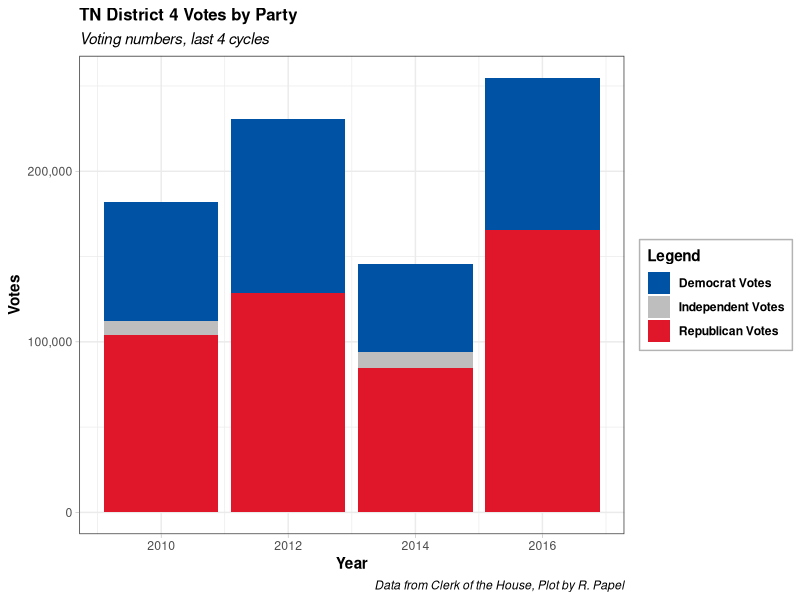
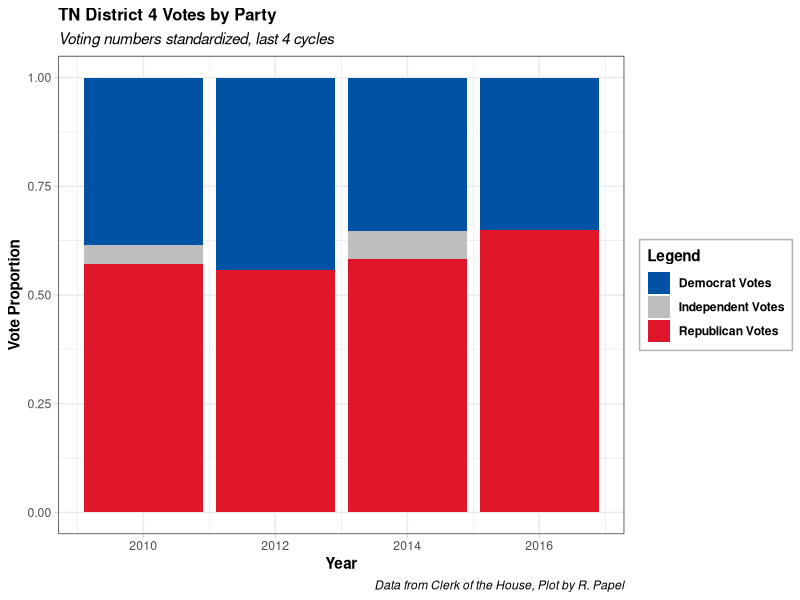

Write the R code that produced these figures, in order.
#' ---------
#' Title: TN District 4
#' Subtitle: Can Mariah Phillips Win?
#' Date: July 2018
#' Author: Robert Papel
#' ---------

#'###### -------------**Libraries**---------------------- ######

library(tidyverse)

#'###### -------------**Loading Past Election Data**---------- ######

# Compile 3 election years of party voting in TN District 4:
# Combine 3 election years of data into a tibble, from:
# http://history.house.gov/Institution/Election-Statistics/Election-Statistics/

District_4 <- tibble("Year" = c(2010, 2012, 2014, 2016),
                     "Republican Votes" = c(103969, 128568, 84815, 165796),
                     "Democrat Votes" = c(70254, 102222, 51357, 89141),
                     "Independent Votes" = c(7968, 0, 9246, 0))

# Visualization not standardized on a percent scale
votes_numbers <- District_4 %>%
  mutate(Year = as.Date(paste0(Year, "/01/01"))) %>%
  gather(key, VoteCount, -Year) %>%
  ggplot(aes(Year, VoteCount, fill = key)) +
  geom_bar(stat = "identity") + 
  scale_fill_manual(values = c("#0052A5", "gray", "#E0162B")) +
  # coord_flip() +
  theme_bw() +
  labs(
    title = "TN District 4 Votes by Party",
    subtitle = "Voting numbers, last 4 cycles",
    x = "Year",
    y = "Votes",
    caption = "Data from Clerk of the House, Plot by R. Papel") +
  theme(
    plot.title = element_text(face = "bold", size = 12),
    plot.caption = element_text(face = "italic"),
    plot.subtitle = element_text(face = "italic"),
    axis.ticks = element_line(colour = "grey70", size = 0.2),
    legend.text = element_text(face = "bold"),
    legend.title = element_text(face = "bold"),
    legend.background = element_rect(color = "grey70"), 
    axis.title.y = element_text(size = 11, face = "bold", color = "black"),
    axis.title.x = element_text(size = 11, face = "bold", color = "black")
  ) +
  guides(fill = guide_legend(title = "Legend")) +
  scale_y_continuous(labels = scales::comma)

# Graph with position = "fill"
votes_standardized <- District_4 %>%
  mutate(Year = as.Date(paste0(Year, "/01/01"))) %>%
  gather(key, VoteCount, -Year) %>%
  ggplot(aes(Year, VoteCount, fill = key)) +
  geom_bar(stat = "identity", position = "fill") + 
  scale_fill_manual(values = c("#0052A5", "gray", "#E0162B")) +
  # coord_flip() +
  theme_bw() +
  labs(
    title = "TN District 4 Votes by Party",
    subtitle = "Voting numbers standardized, last 4 cycles",
    x = "Year",
    y = "Vote Proportion",
    caption = "Data from Clerk of the House, Plot by R. Papel") +
  theme(
    plot.title = element_text(face = "bold", size = 12),
    plot.caption = element_text(face = "italic"),
    plot.subtitle = element_text(face = "italic"),
    axis.ticks = element_line(colour = "grey70", size = 0.2),
    legend.text = element_text(face = "bold"),
    legend.title = element_text(face = "bold"),
    legend.background = element_rect(color = "grey70"), 
    axis.title.y = element_text(size = 11, face = "bold", color = "black"),
    axis.title.x = element_text(size = 11, face = "bold", color = "black")
  ) +
  guides(fill = guide_legend(title = "Legend")) 


#'###### ---------------**ggsave**-------------------- ######

ggsave(votes_numbers, file = "/Users/robertpapel/Documents/Personal_R_Stuff/election-stuff/Plots (ggsave)/votes_numbers_July9.png", 
       device = "png",
       width = 10,
       height = 7)

ggsave(votes_standardized, file = "/Users/robertpapel/Documents/Personal_R_Stuff/election-stuff/Plots (ggsave)/votes_standardized_July9.png", 
       device = "png",
       width = 10,
       height = 7)
